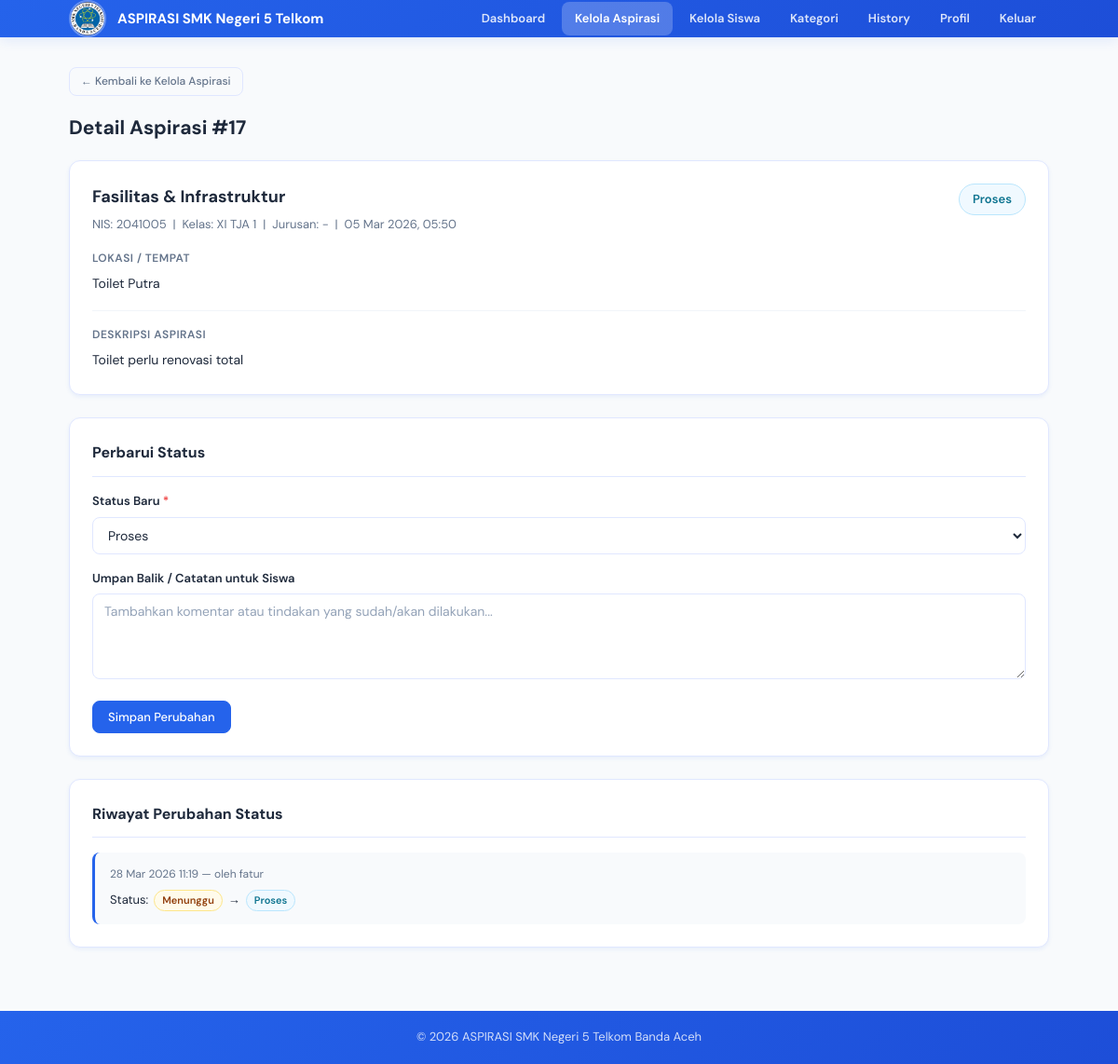
Page /detail-aspirasi-admin.php?id=17 (signed in) on the committed database.
### tables this page shows
CREATE TABLE `input_aspirasi` (
  `id_pelaporan` int(11) NOT NULL,
  `nis` varchar(20) NOT NULL,
  `jurusan` varchar(50) DEFAULT NULL,
  `id_kategori` int(11) NOT NULL,
  `lokasi` varchar(200) NOT NULL,
  `ket` longtext NOT NULL,
  `tanggal_input` timestamp NOT NULL DEFAULT current_timestamp(),
  `status` varchar(50) DEFAULT 'menunggu',
  `penyelesaian` longtext DEFAULT NULL
);

CREATE TABLE `tb_kategori` (
  `id_kategori` int(11) NOT NULL,
  `ket_kategori` varchar(100) NOT NULL,
  `created_at` timestamp NOT NULL DEFAULT current_timestamp()
);

CREATE TABLE `tb_siswa` (
  `nis` varchar(20) NOT NULL,
  `kelas` varchar(50) NOT NULL,
  `jurusan` varchar(50) DEFAULT 'Umum',
  `created_at` timestamp NOT NULL DEFAULT current_timestamp()
);

CREATE TABLE `tb_aspirasi` (
  `id_aspirasi` int(11) NOT NULL,
  `id_pelaporan` int(11) NOT NULL,
  `status` varchar(50) DEFAULT 'menunggu',
  `feedback` longtext DEFAULT NULL,
  `created_at` timestamp NOT NULL DEFAULT current_timestamp()
);

CREATE TABLE `tb_history_aspirasi` (
  `id_history` int(11) NOT NULL,
  `id_pelaporan` int(11) NOT NULL,
  `old_status` varchar(50) DEFAULT NULL,
  `new_status` varchar(50) DEFAULT NULL,
  `old_feedback` longtext DEFAULT NULL,
  `new_feedback` longtext DEFAULT NULL,
  `changed_by` varchar(50) DEFAULT NULL,
  `changed_at` timestamp NOT NULL DEFAULT current_timestamp()
);

### detail-aspirasi-admin.php (the view, shortened to what this page needs)
<?php
include 'db.php';
include 'nav.php';
$id = (int)($_GET['id'] ?? 0);
$asp     = null;
$history = [];
if ($conn) {
    $stmt = $conn->prepare("SELECT ia.id_pelaporan, ia.nis, ia.lokasi, ia.ket, ia.tanggal_input, ia.jurusan,
        tk.ket_kategori, ta.status, ta.feedback, ts.kelas
        FROM input_aspirasi ia
        LEFT JOIN tb_aspirasi ta ON ia.id_pelaporan = ta.id_pelaporan
        LEFT JOIN tb_kategori tk ON ia.id_kategori = tk.id_kategori
        LEFT JOIN tb_siswa ts ON ia.nis = ts.nis
        WHERE ia.id_pelaporan = ?");
    if ($stmt) {
        $stmt->bind_param("i", $id);
        $stmt->execute();
        $asp = $stmt->get_result()->fetch_assoc();
    }
    $hs = $conn->prepare("SELECT old_status, new_status, new_feedback, changed_by, changed_at
        FROM tb_history_aspirasi WHERE id_pelaporan=? ORDER BY changed_at DESC");
    if ($hs) {
        $hs->bind_param("i", $id);
        $hs->execute();
        $hr = $hs->get_result();
        while ($row = $hr->fetch_assoc()) $history[] = $row;
    }
}
$status = $asp['status'] ?? 'Menunggu';
$badge  = $status === 'Selesai' ? 'badge-selesai' : ($status === 'Proses' ? 'badge-proses' : 'badge-menunggu');
?>
<div class="section">
    <div class="container">
        <div class="page-back">
            <a href="manage-aspirasi.php" class="btn btn-sm btn-secondary">← Kembali ke Kelola Aspirasi</a>
        </div>
        <h2>Detail Aspirasi #<?php echo $asp['id_pelaporan']; ?></h2>
        <div class="detail-card">
            <div class="detail-card-header">
                <div>
                    <div class="detail-title"><?php echo htmlspecialchars($asp['ket_kategori'] ?? 'Aspirasi'); ?></div>
                    <div class="detail-meta">
                        NIS: <?php echo htmlspecialchars($asp['nis']); ?> &nbsp;|&nbsp;
                        Kelas: <?php echo htmlspecialchars($asp['kelas'] ?? '-'); ?> &nbsp;|&nbsp;
                        Jurusan: <?php echo htmlspecialchars($asp['jurusan'] ?? '-'); ?> &nbsp;|&nbsp;
                        <?php echo $asp['tanggal_input'] ? date('d M Y, H:i', strtotime($asp['tanggal_input'])) : '-'; ?>
                    </div>
                </div>
                <span class="badge <?php echo $badge; ?> badge-lg"><?php echo htmlspecialchars($status); ?></span>
            </div>
            <div class="detail-section">
                <div class="detail-label">Lokasi / Tempat</div>
                <div class="detail-value"><?php echo htmlspecialchars((trim($asp['lokasi']) !== '' && $asp['lokasi'] !== '0') ? $asp['lokasi'] : 'Lokasi belum diisi'); ?></div>
            </div>
            <div class="detail-section">
                <div class="detail-label">Deskripsi Aspirasi</div>
                <div class="detail-value detail-desc"><?php echo nl2br(htmlspecialchars($asp['ket'])); ?></div>
            </div>
        </div>
        <div class="detail-card mt-24">
            <h3>Perbarui Status</h3>
            <form method="POST" action="">
                <div class="form-group">
                    <label>Status Baru <span class="required">*</span></label>
                    <select name="new_status" class="input-control" required>
                        <option value="Proses"   <?php echo $status === 'Proses'   ? 'selected' : ''; ?>>Proses</option>
                    </select>
                </div>
                <div class="form-group">
                    <label>Umpan Balik / Catatan untuk Siswa</label>
                    <textarea name="feedback" class="input-control" rows="4"
                              placeholder="Tambahkan komentar atau tindakan yang sudah/akan dilakukan..."><?php echo htmlspecialchars($asp['feedback'] ?? ''); ?></textarea>
                </div>
                <button type="submit" class="btn btn-primary">Simpan Perubahan</button>
            </form>
        </div>
        <?php if (!empty($history)): ?>
        <div class="detail-card mt-24">
            <h3>Riwayat Perubahan Status</h3>
            <div class="history-list">
                <?php foreach ($history as $h):
                    $ob = $h['old_status'] ?? 'Menunggu';
                    $nb = $h['new_status'];
                    $ob_cls = $ob === 'Selesai' ? 'badge-selesai' : ($ob === 'Proses' ? 'badge-proses' : 'badge-menunggu');
                    $nb_cls = $nb === 'Selesai' ? 'badge-selesai' : ($nb === 'Proses' ? 'badge-proses' : 'badge-menunggu');
                ?>
                <div class="history-item">
                    <div class="history-meta">
                        <?php echo $h['changed_at'] ? date('d M Y H:i', strtotime($h['changed_at'])) : '-'; ?>
                        &mdash; oleh <?php echo htmlspecialchars($h['changed_by'] ?? 'Admin'); ?>
                    </div>
                    <div class="history-change">
                        Status:
                        <span class="badge badge-sm <?php echo $ob_cls; ?>"><?php echo htmlspecialchars($ob); ?></span>
                        &rarr;
                        <span class="badge badge-sm <?php echo $nb_cls; ?>"><?php echo htmlspecialchars($nb); ?></span>
                    </div>
                </div>
                <?php endforeach; ?>
            </div>
        </div>
        <?php endif; ?>
    </div>
</div>

### rows in the picture
input_aspirasi: id_pelaporan "17", id_kategori.ket_kategori "Fasilitas & Infrastruktur", nis "2041005", nis.kelas "XI TJA 1", jurusan "-", tanggal_input "05 Mar 2026, 05:50", tb_aspirasi.status "Proses", lokasi "Toilet Putra", ket "Toilet perlu renovasi total"
tb_aspirasi: new_status "Proses"
tb_history_aspirasi: changed_at "28 Mar 2026 11:19", changed_by "fatur", old_status "Menunggu", new_status "Proses"

### other values in the picture
$label "Dashboard"
$label "Kelola Aspirasi"
$label "Kelola Siswa"
$label "Kategori"
$label "History"
$label "Profil"
